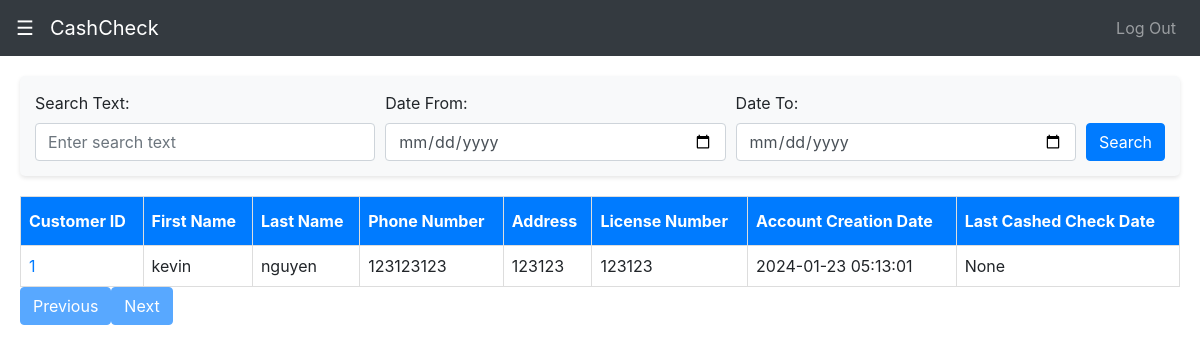
The page /customers (signed in) on the database as committed earlier.
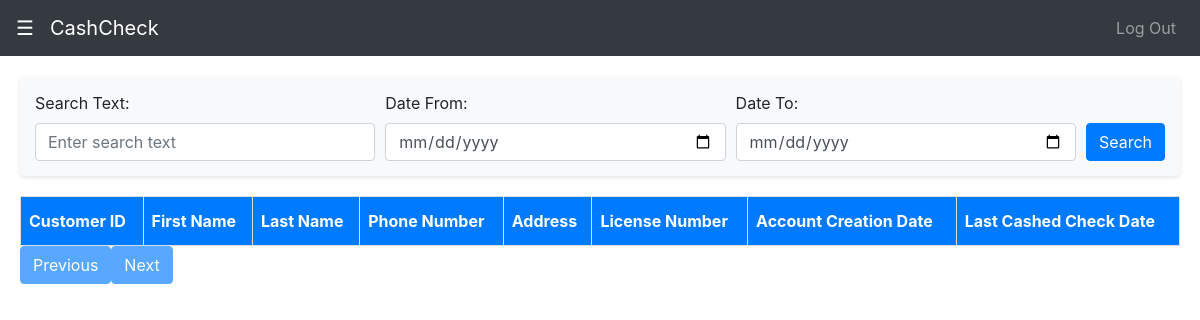
The same page on the database as committed later.
### tables this page shows
CREATE TABLE CUSTOMERS 

(
  customer_id INTEGER PRIMARY KEY AUTOINCREMENT,
  first_name TEXT,
  last_name TEXT,
  customer_uuid TEXT ,
  phone_number TEXT,
  address TEXT,
  license_number TEXT,
  creation_date TIMESTAMP DEFAULT CURRENT_TIMESTAMP,
  last_checked_date TIMESTAMP,
  customer_photo TEXT,
  customer_license_photo TEXT,
  is_flagged BOOLEAN DEFAULT 0,
  notes TEXT DEFAULT 'NO NOTES',
  employee_id INTEGER
  );

### cashchecking.py (the view)
@app.route('/customers', methods=['GET', 'POST'])
@login_required
def customers():
    date_to = request.args.get('date_to', '', type=str)
    date_from = request.args.get('date_from', '', type=str)
    text = request.args.get('search_text', '', type=str)
    page = request.args.get('page', 1, type=int)
    conn, cursor = get_sqlite_connection()
    results = get_customer_list(cursor, date_to, date_from, text)
    paginated_customers = results[(page - 1) * 100:page * 100]
    has_next = len(results[(page) * 100:(page + 1) * 100])
    has_prev = len(results[(page - 2) * 100:(page - 1) * 100])
    conn.close()
    all_customers = []
    for result in paginated_customers:
        print(result)
        order_detail = {}
        order_detail['customer_id'] = result[0]
        order_detail['first_name'] = result[1]
        order_detail['last_name'] = result[2]
        order_detail['phone_number'] = result[3]
        order_detail['address'] = result[4]
        order_detail['license_number'] = result[5]
        order_detail['account_creation'] = result[6]
        order_detail['last_checked'] = result[7]
        all_customers.append(order_detail)
    return render_template('customers.html', orders_list=all_customers, has_next=has_next, current_page=page,
                           has_prev=has_prev)

### cashchecking.py (called while the page is built)
def get_sqlite_connection():
    conn = sqlite3.connect('cashchecking.db')
    cur = conn.cursor()
    return conn, cur

@login_manager.user_loader
def load_user(user_id):
    conn, cursor = get_sqlite_connection()
    cursor.execute(f'''select username from employees where employee_id = {user_id}''')
    username = cursor.fetchone()[0]
    return User(True, user_id, username)

### templates/customers.html (shortened to what this page needs)
<!DOCTYPE html>
<html lang="en">
<head>
    <link rel="stylesheet" href="https://stackpath.bootstrapcdn.com/bootstrap/4.3.1/css/bootstrap.min.css">
</head>
<body>
    <nav class="navbar navbar-expand-lg navbar-dark bg-dark">
        <span style="color: white; cursor: pointer" class="navbar-brand" onclick="toggleSidebar()">
            &#9776;
        </span>
        <a class="navbar-brand" href="/">CashCheck</a>
        <div class="collapse navbar-collapse" id="navbarNav">
            <ul class="navbar-nav ml-auto">
                {% if current_user.is_active %}
                <li class="nav-item">
                    <a class="nav-link" href="/logout">Log Out</a>
                </li>
                {% endif %}
            </ul>
        </div>
    </nav>
 <div class="main-content" id="mainContent">
        <div class="search-bar">
            <form action="/customers" method="get">
                <div class="form-row align-items-end">
                    <div class="col">
                        <label for="searchText">Search Text:</label>
                        <input type="text" class="form-control" id="searchText" name="search_text" placeholder="Enter search text">
                    </div>
                    <div class="col">
                        <label for="dateFrom">Date From:</label>
                        <input type="date" class="form-control" id="dateFrom" name="date_from" placeholder="Date From">
                    </div>
                    <div class="col">
                        <label for="dateTo">Date To:</label>
                        <input type="date" class="form-control" id="dateTo" name="date_to" placeholder="Date To">
                    </div>
                    <div class="col-auto">
                        <button type="submit" class="btn btn-primary">Search</button>
                    </div>
                </div>
            </form>
        </div>
        <table class="custom-table">
            <thead>
                <tr>
                    <th>Customer ID</th>
                    <th>First Name</th>
                    <th>Last Name</th>
                    <th>Phone Number</th>
                    <th>Address</th>
                    <th>License Number</th>
                    <th>Account Creation Date</th>
                    <th>Last Cashed Check Date</th>
                </tr>
            </thead>
            <tbody>
                {% for result in orders_list %}
                    <tr>
                        <td><a href="/customer/{{ result.customer_id }}" class="clickable">{{ result.customer_id }}</a></td>
                        <td>{{ result.first_name }}</td>
                        <td>{{ result.last_name }}</td>
                        <td>{{ result.phone_number }}</td>
                        <td>{{ result.address }}</td>
                        <td>{{ result.license_number }}</td>
                        <td>{{ result.account_creation }}</td>
                        <td>{{ result.last_checked }}</td>
                    </tr>
                {% endfor %}
            </tbody>
        </table>
             <div class="pagination">
        {% if has_prev %}
            <a href="{{ url_for('customers', search_text=search_text, date_from=date_from, date_to=date_to, page=1) }}" class="btn btn-primary">Previous</a>
        {% else %}
            <span class="btn btn-primary disabled">Previous</span>
        {% endif %}
        {% if has_next %}
            <a href="{{ url_for('customers', search_text=search_text, date_from=date_from, date_to=date_to, page=current_page+1) }}" class="btn btn-primary">Next</a>
        {% else %}
            <span class="btn btn-primary disabled">Next</span>
        {% endif %}
    </div>
    </div>
</body>
</html>

### templates/customers.html (style rules this page uses)
.main-content { transition: margin-left .5s; padding: 20px; }
.navbar { z-index: 2; }
body { cursor: default; }
a, button { cursor: pointer; }
.custom-table { border-collapse: collapse; width: 100%; }
.custom-table th, .custom-table td { border: 1px solid #ddd; padding: 8px; }
.custom-table th { padding-top: 12px; padding-bottom: 12px; text-align: left; background-color: #007bff; color: white; }
.search-bar { margin-bottom: 20px; background-color: #f8f9fa; padding: 15px; border-radius: 5px; box-shadow: 0 2px 4px rgba(0, 0, 0, 0.1); }

Rows that differ between the two databases and show on the page:
removed CUSTOMERS: customer_id "1", first_name "kevin", last_name "nguyen", phone_number "123123123", address "123123", license_number "123123", account_creation "2024-01-23 05:13:01", last_checked "None"
